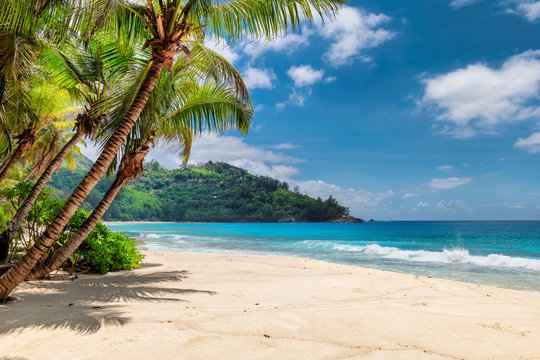
#> input picture Assignment 0/beach.jpeg, 540 x 360 px
$ python q1.py
#> lines starting #> are read from the running program, lines starting #| are printed output that depends on the picture
import cv2 as cv
import numpy as np

class MyOpenCV:
    def __init__(self) -> None:
        self.img1_obj = cv.imread('beach.jpeg', cv.IMREAD_UNCHANGED)
#> self.img1_obj is the input picture: shape (360, 540, 3); mean B, G, R 142.3, 148.8, 127.9
        self.img2_obj = cv.imread('mountain.jpeg', cv.IMREAD_UNCHANGED)
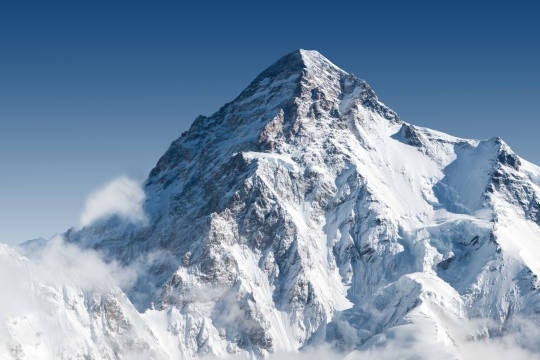
#> input picture Assignment 0/mountain.jpeg, 540 x 360 px
#> self.img2_obj is the input picture: shape (360, 540, 3); mean B, G, R 169.8, 144.5, 121.1

    def render_img(self) -> None:

        nw_img = np.array(self.img1_obj)
        nw_img[40:80, 80:460] = self.img2_obj[40:80, 80:460]
        nw_img[80:300, 250:290] = self.img2_obj[80:300, 250:290]
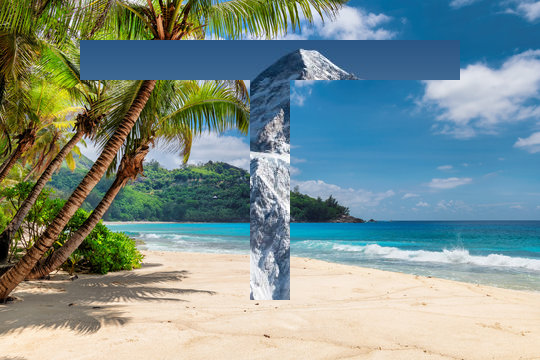
#> nw_img: shape (360, 540, 3); mean B, G, R 142.1, 145.7, 126

        self.display_image(nw_img)
        # cv.imwrite('output_image.jpg', nw_img)
        self.destroy()

    @staticmethod
    def display_image(img_obj) -> None:
        cv.imshow('window', img_obj)
        cv.waitKey(0)

    @staticmethod
    def destroy() -> None:
        cv.destroyAllWindows()


def main() -> None:
    cv_obj = MyOpenCV()
    cv_obj.render_img()


if __name__ == '__main__':
    main()
